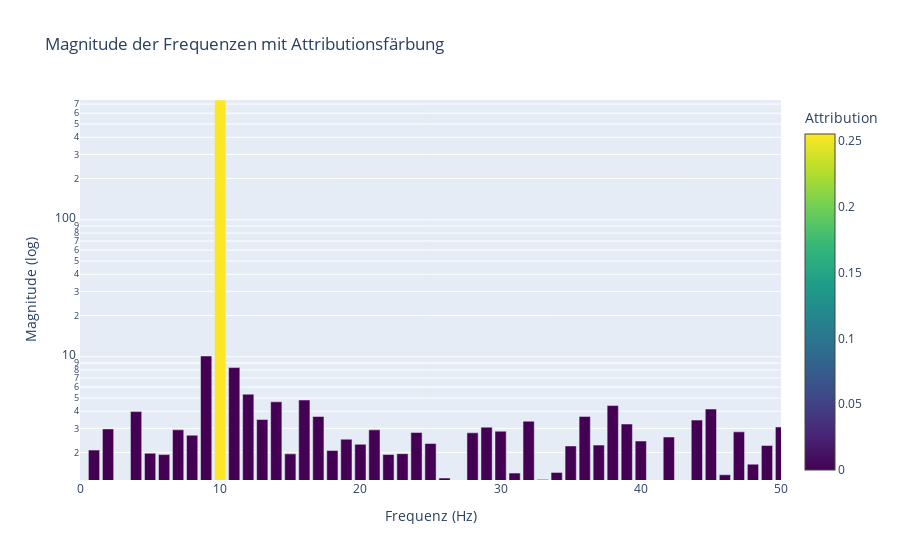

Notebook code cell kept with this figure:
### Code cell
import numpy as np
import plotly.graph_objects as go
import matplotlib.image as mpimg

def visualize_frequency_attributions_plotly(data_fft, attributions_magnitude):
    # Berechne die Frequenzen für die x-Achse
    frequencies = np.fft.fftfreq(len(data_fft), d=1/1000)  # d=1/1000 für die Samplingrate von 1000 Hz

    # Berechne den Betrag der Fourier-Transformation
    fft_magnitude = np.abs(data_fft)

    # Nur die positive Frequenzhälfte für die Visualisierung
    positive_freq_indices = frequencies > 0
    frequencies_positive = frequencies[positive_freq_indices]
    magnitudes_positive = fft_magnitude[positive_freq_indices]
    attributions_positive = attributions_magnitude[positive_freq_indices]

    # Erstelle den Plot
    fig = go.Figure(data=[
        go.Bar(
            x=frequencies_positive,
            y=magnitudes_positive,
            marker=dict(
                color=attributions_positive,
                colorscale='Viridis',
                colorbar=dict(title='Attribution')
            ),
            hovertemplate='Frequenz: %{x:.2f} Hz<br>Magnitude: %{y:.4f}<br>Attribution: %{marker.color:.4f}<extra></extra>'
        )
    ])

    # Layout anpassen
    fig.update_layout(
        title='Magnitude der Frequenzen mit Attributionsfärbung',
        xaxis_title='Frequenz (Hz)',
        yaxis_title='Magnitude',
        xaxis=dict(range=[0, 50]),  # Begrenze die x-Achse auf 0 bis 50 Hz
        yaxis=dict(type='log', title='Magnitude (log)', range=[0.1, np.log10(np.max(magnitudes_positive) + 1)]),  # Setze y-Achse logarithmisch
        height=600  # Erhöhe die Höhe des Plots
    )
    # Speichere den Plot als PNG-Bild
    fig.write_image("plotly_graph.png")

    # Lade das gespeicherte Bild (Plotly-Graph als PNG)
    img = mpimg.imread("plotly_graph.png")

    # Ermittle die Dimensionen des Bildes
    height, width, _ = img.shape

    # Umrechnung der Bildgröße in Inches (Matplotlib verwendet DPI, normalerweise 100 DPI)
    dpi = 100  # Standardwert für Matplotlib
    figsize = width / dpi, height / dpi  # Breite und Höhe in Inches

    # Erstelle eine Matplotlib-Figur mit der Bildgröße
    plt.figure(figsize=figsize)
    
    # Zeige das Bild in der Matplotlib-Figur an
    plt.imshow(img)
    plt.axis('off')  # Achsen ausschalten
    
    # Speichere die Figur in der PDF-Datei
    pdf_file.savefig()
    plt.close()
    
    # Zeige den Plot an
    fig.show()


# Beispielaufruf der Funktion
visualize_frequency_attributions_plotly(data_fft, attributions_magnitude)

### Figure 1 — Plotly figure (JSON) as saved in the notebook; plotly's stock layout.template omitted (floating-point values rounded to 4 significant figures; data arrays with more than 128 entries replaced by an {"elided": "..."} marker saying what was removed)
{"data": [{"hovertemplate": "Frequenz: %{x:.2f} Hz<br>Magnitude: %{y:.4f}<br>Attribution: %{marker.color:.4f}<extra></extra>", "marker": {"color": {"elided": "499 float values"}, "colorbar": {"title": {"text": "Attribution"}}, "colorscale": [[0, "#440154"], [0.1111, "#482878"], [0.2222, "#3e4989"], [0.3333, "#31688e"], [0.4444, "#26828e"], [0.5556, "#1f9e89"], [0.6667, "#35b779"], [0.7778, "#6ece58"], [0.8889, "#b5de2b"], [1, "#fde725"]]}, "type": "bar", "x": {"elided": "499 int values"}, "y": {"elided": "499 float values"}}], "layout": {"autosize": true, "title": {"text": "Magnitude der Frequenzen mit Attributionsfärbung"}, "xaxis": {"range": [0, 50], "title": {"text": "Frequenz (Hz)"}, "type": "linear"}, "yaxis": {"range": [0.1, 2.875], "title": {"text": "Magnitude (log)"}, "type": "log"}}}
